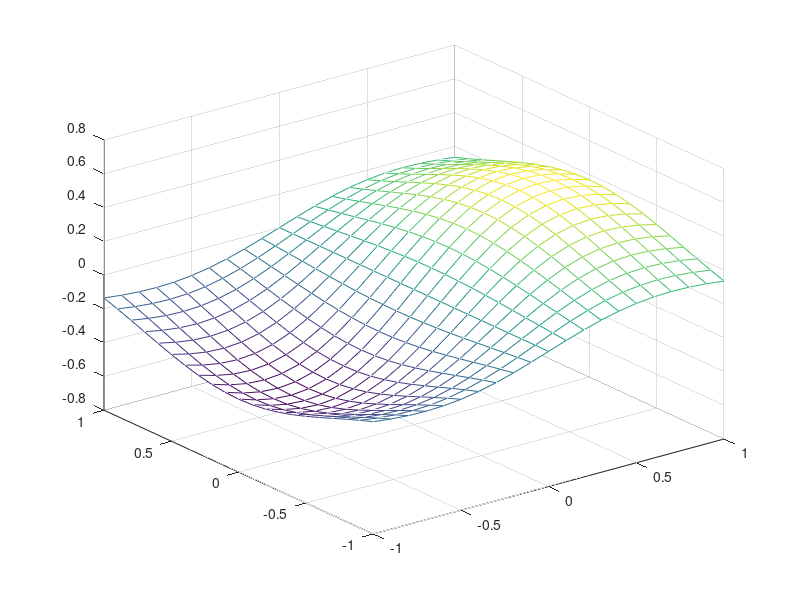
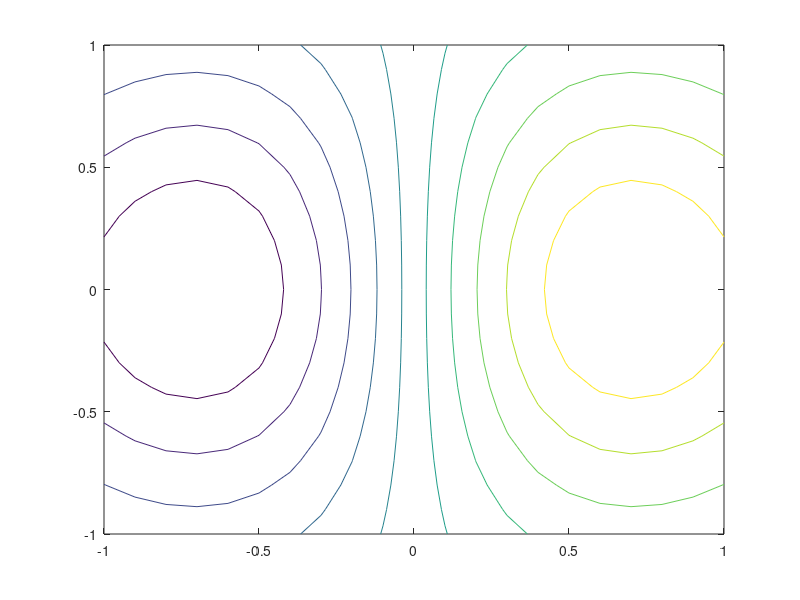
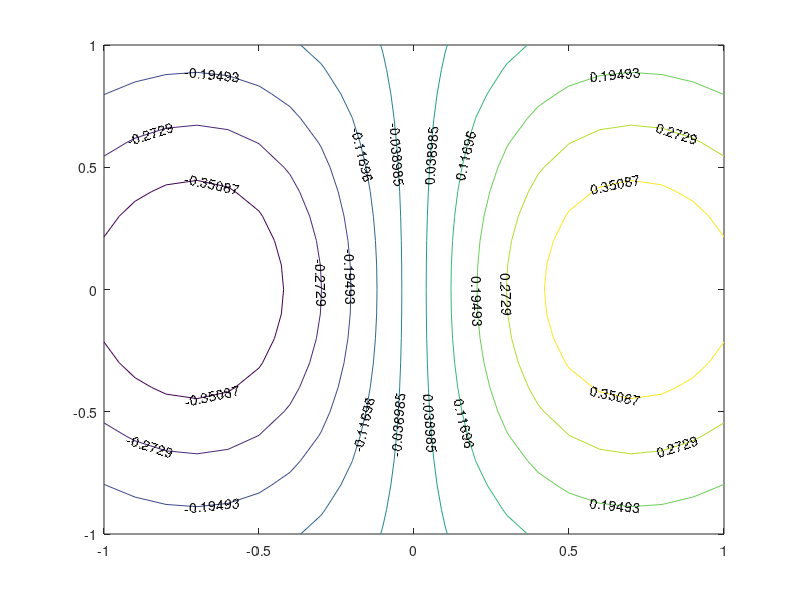

Write the MATLAB code that produced these figures, in order.
clear;
clc;
% 1. Define axis

x = [-1:0.1:1];
y = [-1:0.1:1];
[X,Y] = meshgrid(x,y)

% 2. Define obj fn
 Z = X.*exp(-X.^2-Y.^2)

% 3. Plot
figure(1)
  mesh(X,Y,Z)
figure (2)
  contour(X,Y,Z)
figure (3)
 [C,h] = contour(X,Y,Z)
 clabel(C,h)
